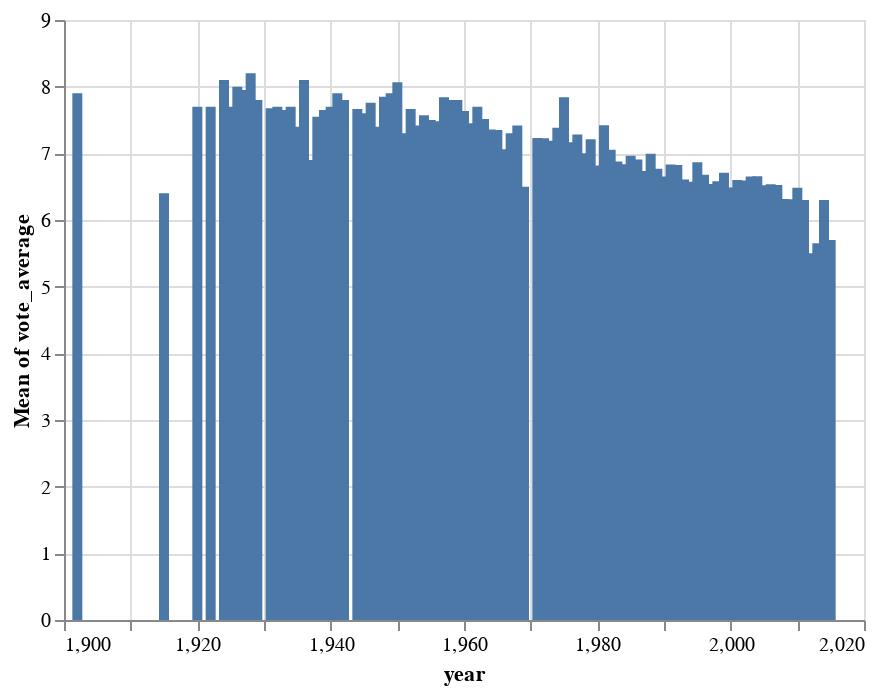

This figure's notebook cell:
### Code cell
alt.Chart(movie_ratings).mark_bar().encode(
    alt.Y('mean(vote_average)'),
    alt.X('year')
)

### Figure 1 — Vega-Lite specification as saved in the notebook (floating-point values rounded to 4 significant figures; data arrays with more than 128 entries replaced by an {"elided": "..."} marker saying what was removed)
{"config": {"view": {"continuousWidth": 400, "continuousHeight": 300}}, "data": {"name": "data-849a7c7be6fbd8833bcd496c21f78783"}, "mark": "bar", "encoding": {"x": {"type": "quantitative", "field": "year"}, "y": {"type": "quantitative", "aggregate": "mean", "field": "vote_average"}}, "$schema": "https://vega.github.io/schema/vega-lite/v4.0.2.json", "datasets": {"data-849a7c7be6fbd8833bcd496c21f78783": {"elided": "1297 records"}}}
